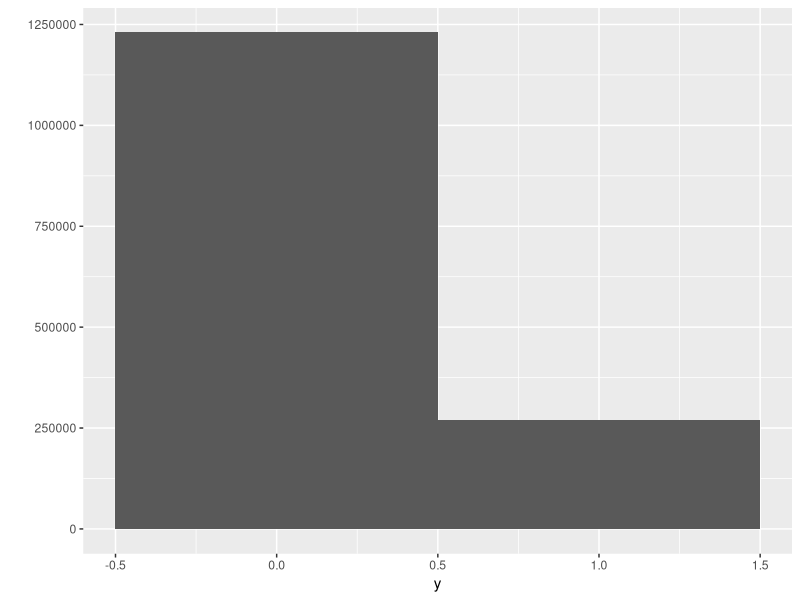
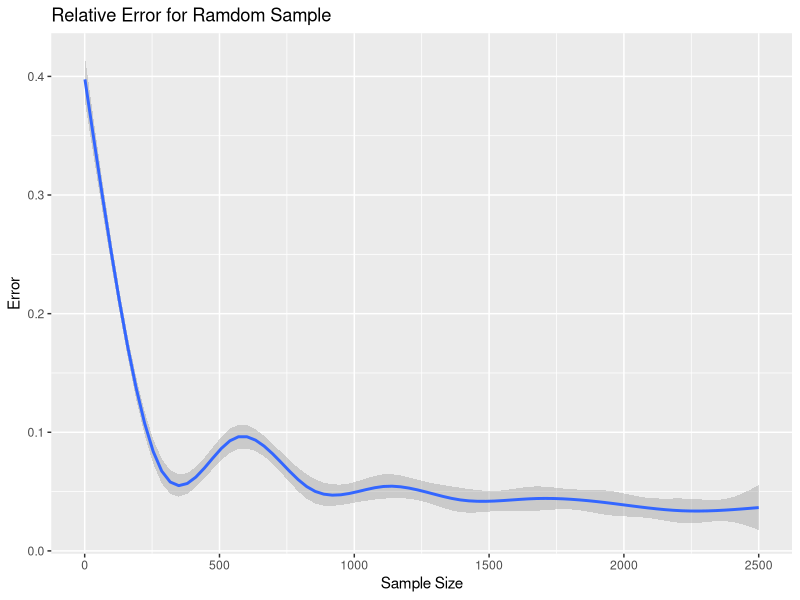

Generate these figures, in order, with R:

n <- 1500000

y <- rbinom(n, 1, 0.18)

library(ggplot2)
dist <- as.data.frame(y)
qplot(y, data=dist, geom="histogram", binwidth=1)
actual_percent = sum(y)/n

result <- data.frame(iteration= numeric(), 
                     err=numeric())

for (i in 1:2500) {
  sample_1 <- sample(y, i)
  sample_percent <- sum(sample_1)/i
  err <- abs(actual_percent - sample_percent)/actual_percent
  result <- rbind(result, c(i,err))  
}
colnames(result) <- c("n", "err")


library(ggplot2)
p <- qplot(n,err, data=result, geom="smooth", 
           main="Relative Error for Ramdom Sample", 
           ylab="Error", xlab="Sample Size")  
     
p


